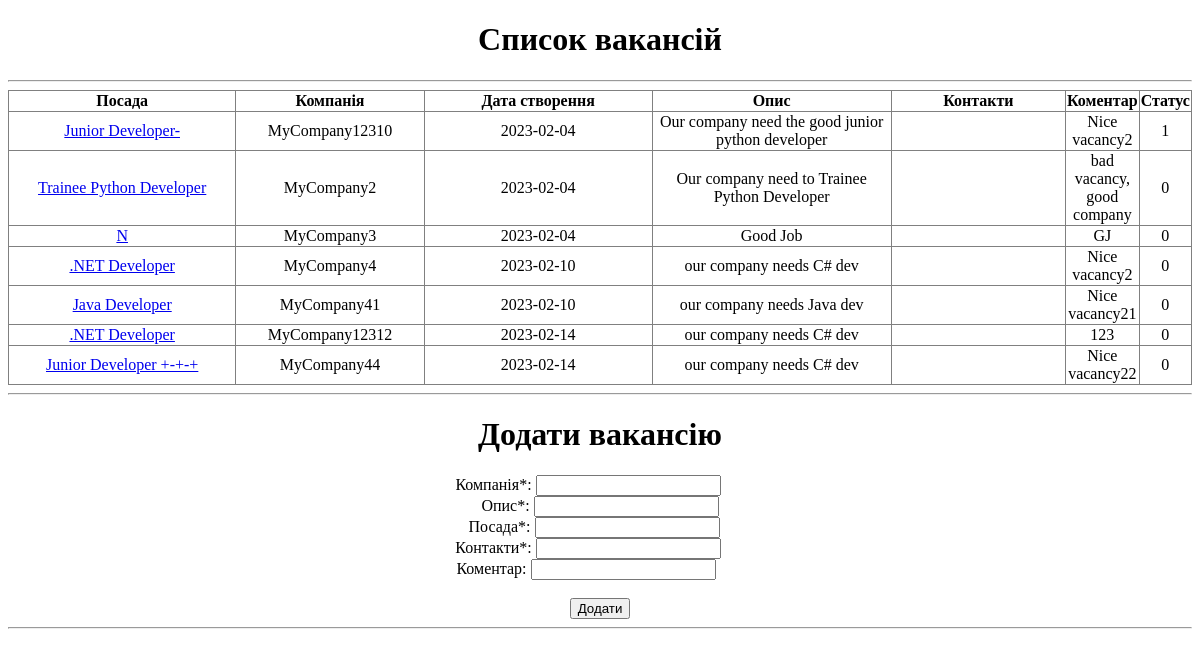
The app's page /vacancy/, older data.
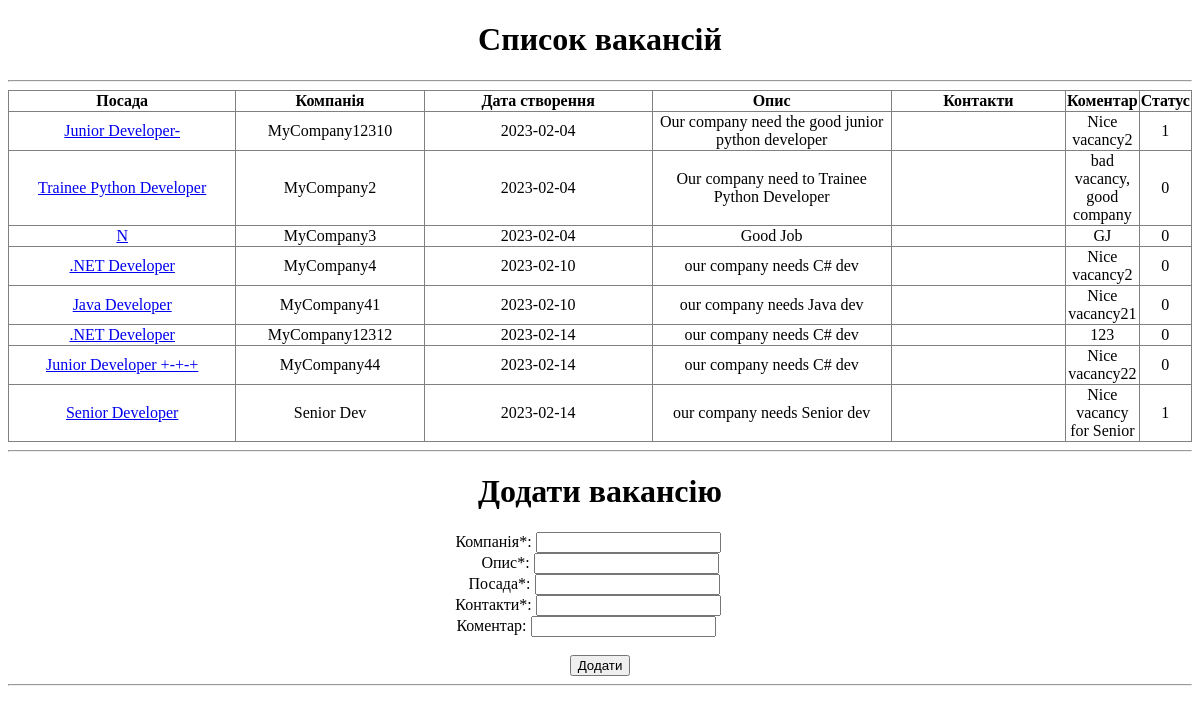
The same page, newer data.
### models.py (models this page shows, shortened)
class Vacancy(Base):
    __tablename__ = 'vacancy'
    id = Column(Integer, primary_key=True, autoincrement=True)
    creation_date = Column(String(20), nullable=False, server_default=func.now())
    status = Column(Integer, nullable=False, default=0)
    position_name = Column(String(120), nullable=False)
    company = Column(String(120), nullable=False)
    description = Column(String(1000), nullable=False)
    contacts_ids = Column(String(120), nullable=False)
    comment = Column(String(120))
    user_id = Column(Integer, ForeignKey('user.id'))

### main.py (the view)
@app.get('/vacancy/')
def get_user_vacancies():
    vacancies = alchemy_db.db_session.query(Vacancy).where(Vacancy.user_id==user_id).all()
    return render_template('vacancy_add.html', vacancies=vacancies)

### templates/vacancy_add.html (shortened to what this page needs)
<!DOCTYPE html>
<html lang="en">
<head>
</head>
<body>
<h1 style="text-align: center;">Список вакансій</h1>
<hr />
<div>
<table style="border-collapse: collapse; width: 100%; height: 36px;" border="1">
<tbody>
<tr style="height: 18px;">
    <td style="width: 10.6061%; height: 18px; text-align: center;"><strong>Посада</strong></td>
    <td style="width: 16.9508%; height: 18px; text-align: center;"><strong>Компанія</strong></td>
<td style="width: 21.7803%; height: 18px; text-align: center;"><strong>Дата створення</strong></td>
<td style="width: 23.0587%; height: 18px; text-align: center;"><strong>Опис</strong></td>
<td style="width: 14.1099%; height: 18px; text-align: center;"><strong>Контакти</strong></td>
<td style="width: 14.1099%; height: 18px; text-align: center;"><strong>Коментар</strong></td>
<td style="width: 8.33335%; height: 18px; text-align: center;"><strong>Статус</strong></td>
</tr>
{% for vacancy in vacancies %}
<tr style="height: 18px;">
<td style="width: 21.7803%; height: 18px; text-align: center;"><a href="{{vacancy['id']}}/">{{vacancy['position_name']}}</a></td>
<td style="width: 16.9508%; height: 18px; text-align: center;">{{vacancy['company']}}</td>
<td style="width: 14.1099%; height: 18px; text-align: center;">{{vacancy['creation_date']}}</td>
<td style="width: 23.0587%; height: 18px; text-align: center;">{{vacancy['description']}}</td>
<td style="width: 23.0587%; height: 18px; text-align: center;">{{vacancy['contact_ids']}}</td>
<td style="width: 10.6061%; height: 18px; text-align: center;">{{vacancy['comment']}}</td>
<td style="width: 8.33335%; height: 18px; text-align: center;">{{vacancy['status']}}</td>
</tr>
{% endfor %}
</tbody>
</table>
</div>
<hr />
<form action="" method="POST">
<div>
<h1 style="text-align: center;">Додати вакансію</h1>
</div>
<div style="text-align: center;"><label for="company">&nbsp; Компанія*:</label> <input id="company" name="company" type="text"/>&nbsp; &nbsp; &nbsp; &nbsp;&nbsp;</div>
<div style="text-align: center;"><label for="description">Опис*: </label> <input id="description" name="description" type="text"/></div>
<div style="text-align: center;"><label for="position">&nbsp; &nbsp; &nbsp;Посада*: </label> <input id="position" name="position_name" type="text"/>&nbsp; &nbsp; &nbsp; &nbsp;&nbsp;</div>
<div style="text-align: center;"><label for="contact_ids">&nbsp;Контакти*: </label> <input id="contact_ids" name="contacts_ids" type="text" />&nbsp; &nbsp; &nbsp; &nbsp;</div>
<div style="text-align: center;"><label for="comment">&nbsp; Коментар: </label> <input id="comment" name="comment" type="text"/>&nbsp; &nbsp; &nbsp; &nbsp; &nbsp;</div>&nbsp; &nbsp; &nbsp; &nbsp; &nbsp; &nbsp; &nbsp; &nbsp; &nbsp;</div>
<div style="text-align: center;"><button>Додати</button></div>
</form>
<hr />
</body>
</html>

Row changes from the older to the newer data that the page shows:
added Vacancy: position_name "Senior Developer", company "Senior Dev", creation_date "2023-02-14", description "our company needs Senior dev", comment "Nice vacancy for Senior", status "1"
